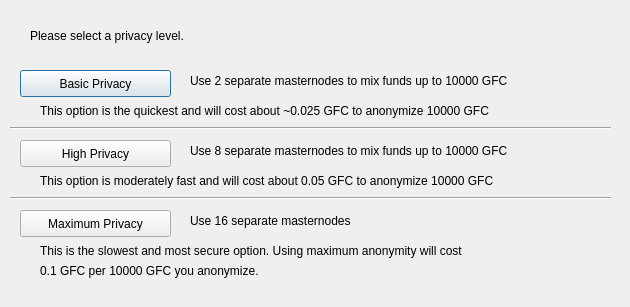
<?xml version="1.0" encoding="UTF-8"?>
<ui version="4.0">
 <class>ObfuscationConfig</class>
 <widget class="QDialog" name="ObfuscationConfig">
  <property name="geometry">
   <rect>
    <x>0</x>
    <y>0</y>
    <width>630</width>
    <height>307</height>
   </rect>
  </property>
  <property name="windowTitle">
   <string>Configure Obfuscation</string>
  </property>
  <widget class="QPushButton" name="buttonBasic">
   <property name="geometry">
    <rect>
     <x>20</x>
     <y>70</y>
     <width>151</width>
     <height>27</height>
    </rect>
   </property>
   <property name="text">
    <string>Basic Privacy</string>
   </property>
  </widget>
  <widget class="QPushButton" name="buttonHigh">
   <property name="geometry">
    <rect>
     <x>20</x>
     <y>140</y>
     <width>151</width>
     <height>27</height>
    </rect>
   </property>
   <property name="text">
    <string>High Privacy</string>
   </property>
  </widget>
  <widget class="QPushButton" name="buttonMax">
   <property name="geometry">
    <rect>
     <x>20</x>
     <y>210</y>
     <width>151</width>
     <height>27</height>
    </rect>
   </property>
   <property name="text">
    <string>Maximum Privacy</string>
   </property>
  </widget>
  <widget class="QLabel" name="label">
   <property name="geometry">
    <rect>
     <x>30</x>
     <y>20</y>
     <width>571</width>
     <height>31</height>
    </rect>
   </property>
   <property name="text">
    <string>Please select a privacy level.</string>
   </property>
  </widget>
  <widget class="QLabel" name="label_2">
   <property name="geometry">
    <rect>
     <x>190</x>
     <y>70</y>
     <width>421</width>
     <height>21</height>
    </rect>
   </property>
   <property name="text">
    <string>Use 2 separate masternodes to mix funds up to 10000 GFC</string>
   </property>
  </widget>
  <widget class="QLabel" name="label_3">
   <property name="geometry">
    <rect>
     <x>190</x>
     <y>140</y>
     <width>411</width>
     <height>21</height>
    </rect>
   </property>
   <property name="text">
    <string>Use 8 separate masternodes to mix funds up to 10000 GFC</string>
   </property>
  </widget>
  <widget class="QLabel" name="label_4">
   <property name="geometry">
    <rect>
     <x>190</x>
     <y>210</y>
     <width>421</width>
     <height>21</height>
    </rect>
   </property>
   <property name="text">
    <string>Use 16 separate masternodes</string>
   </property>
  </widget>
  <widget class="QLabel" name="label_6">
   <property name="geometry">
    <rect>
     <x>40</x>
     <y>100</y>
     <width>561</width>
     <height>21</height>
    </rect>
   </property>
   <property name="text">
    <string>This option is the quickest and will cost about ~0.025 GFC to anonymize 10000 GFC</string>
   </property>
  </widget>
  <widget class="QLabel" name="label_7">
   <property name="geometry">
    <rect>
     <x>40</x>
     <y>170</y>
     <width>561</width>
     <height>21</height>
    </rect>
   </property>
   <property name="text">
    <string>This option is moderately fast and will cost about 0.05 GFC to anonymize 10000 GFC</string>
   </property>
  </widget>
  <widget class="QLabel" name="label_8">
   <property name="geometry">
    <rect>
     <x>40</x>
     <y>240</y>
     <width>561</width>
     <height>21</height>
    </rect>
   </property>
   <property name="text">
    <string>This is the slowest and most secure option. Using maximum anonymity will cost</string>
   </property>
  </widget>
  <widget class="QLabel" name="label_9">
   <property name="geometry">
    <rect>
     <x>40</x>
     <y>260</y>
     <width>561</width>
     <height>21</height>
    </rect>
   </property>
   <property name="text">
    <string>0.1 GFC per 10000 GFC you anonymize.</string>
   </property>
  </widget>
  <widget class="Line" name="line">
   <property name="geometry">
    <rect>
     <x>10</x>
     <y>120</y>
     <width>601</width>
     <height>16</height>
    </rect>
   </property>
   <property name="orientation">
    <enum>Qt::Horizontal</enum>
   </property>
  </widget>
  <widget class="Line" name="line_2">
   <property name="geometry">
    <rect>
     <x>10</x>
     <y>190</y>
     <width>601</width>
     <height>16</height>
    </rect>
   </property>
   <property name="orientation">
    <enum>Qt::Horizontal</enum>
   </property>
  </widget>
 </widget>
 <resources/>
 <connections/>
</ui>
